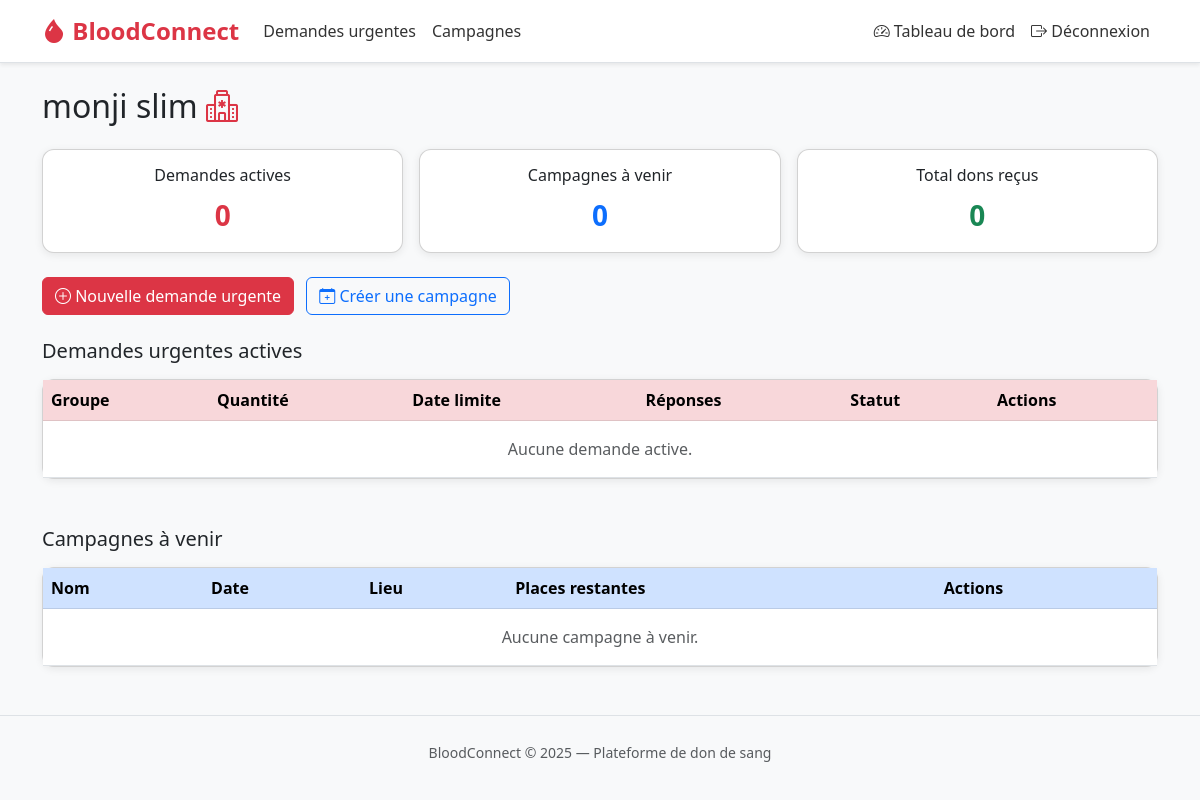
Before: /dashboard/hopital/ (signed in) with the older database file.
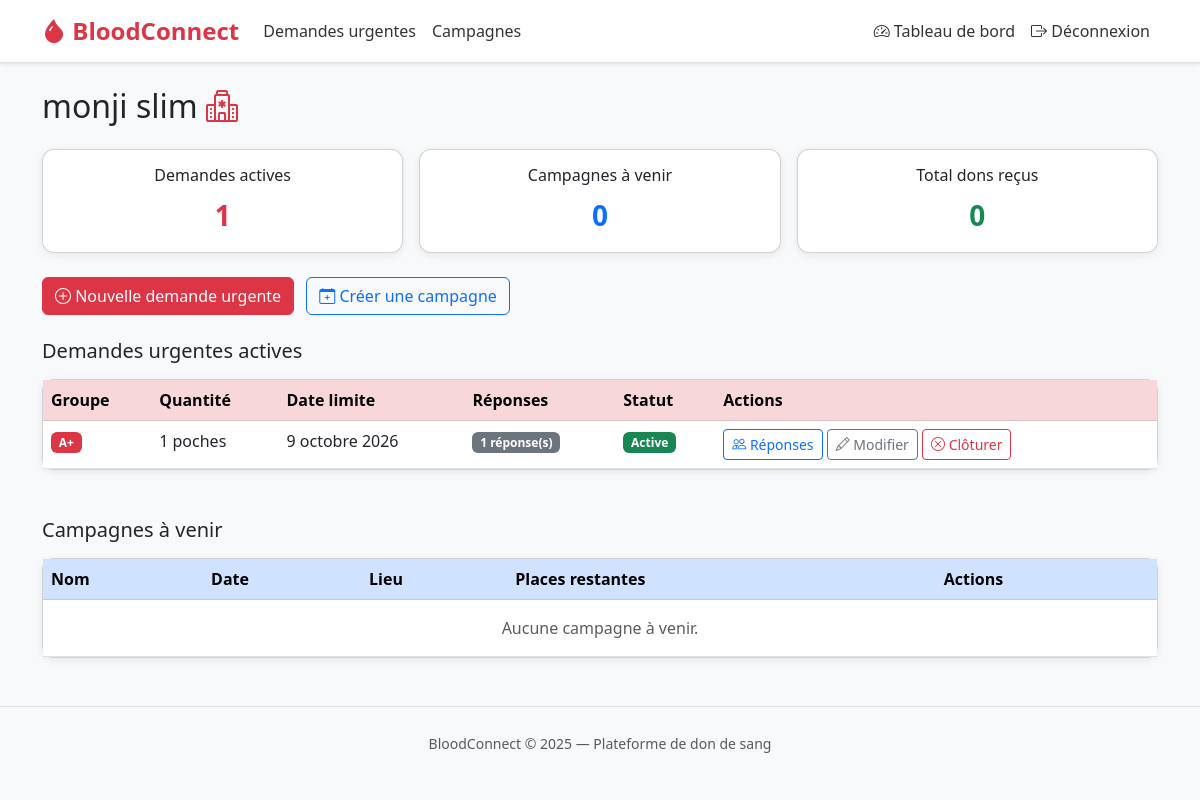
After: the same page with the newer database file.
### core/models.py (models this page shows, shortened)
class DemandeUrgente(models.Model):
    STATUT_CHOICES = [
        ('active', 'Active'),
        ('cloturee', 'Clôturée'),
        ('satisfaite', 'Satisfaite'),
    ]
    hopital = models.ForeignKey(Hopital, on_delete=models.CASCADE, related_name='demandes')
    groupe_sanguin = models.CharField(max_length=3, choices=BLOOD_GROUPS)
    quantite = models.PositiveIntegerField(help_text="Nombre de poches")
    delai = models.DateField(help_text="Date limite")
    description = models.TextField(blank=True)
    statut = models.CharField(max_length=20, choices=STATUT_CHOICES, default='active')
    date_creation = models.DateTimeField(auto_now_add=True)

### core/views/dashboard_views.py (the view)
# urls.py: path('hopital/', dashboard_views.dashboard_hopital, name='dashboard_hopital'),
@login_required
def dashboard_hopital(request):
    try:
        hopital = request.user.hopital
    except Hopital.DoesNotExist:
        return redirect('dashboard')
    if not hopital.valide:
        return render(request, 'dashboard/hopital_en_attente.html')
    demandes_actives = hopital.demandes.filter(statut='active').order_by('-date_creation')
    campagnes = hopital.campagnes.filter(date__gte=timezone.now().date()).order_by('date')
    total_dons = hopital.dons_recus.count()
    context = {
        'hopital': hopital,
        'demandes_actives': demandes_actives,
        'campagnes': campagnes,
        'total_dons': total_dons,
    }
    return render(request, 'dashboard/hopital.html', context)

### templates/dashboard/hopital.html (shortened to what this page needs)
{% extends 'base.html' %}
{% block content %}
<h2 class="mb-4">{{ hopital.nom }} <i class="bi bi-hospital text-danger"></i></h2>
<div class="row g-3 mb-4">
  <div class="col-md-4">
    <div class="card text-center p-3">
      <h6>Demandes actives</h6>
      <span class="fs-3 fw-bold text-danger">{{ demandes_actives.count }}</span>
    </div>
  </div>
  <div class="col-md-4">
    <div class="card text-center p-3">
      <h6>Campagnes à venir</h6>
      <span class="fs-3 fw-bold text-primary">{{ campagnes.count }}</span>
    </div>
  </div>
  <div class="col-md-4">
    <div class="card text-center p-3">
      <h6>Total dons reçus</h6>
      <span class="fs-3 fw-bold text-success">{{ total_dons }}</span>
    </div>
  </div>
</div>
<div class="mb-4">
  <a href="{% url 'creer_demande' %}" class="btn btn-danger me-2">
    <i class="bi bi-plus-circle"></i> Nouvelle demande urgente
  </a>
  <a href="{% url 'creer_campagne' %}" class="btn btn-outline-primary">
    <i class="bi bi-calendar-plus"></i> Créer une campagne
  </a>
</div>
<h5 class="mb-3">Demandes urgentes actives</h5>
<div class="card">
  <div class="card-body p-0">
    <table class="table table-hover mb-0">
      <thead class="table-danger">
        <tr>
          <th>Groupe</th>
          <th>Quantité</th>
          <th>Date limite</th>
          <th>Réponses</th>
          <th>Statut</th>
          <th>Actions</th>
        </tr>
      </thead>
      <tbody>
        {% for d in demandes_actives %}
          <tr>
            <td><span class="badge bg-danger">{{ d.groupe_sanguin }}</span></td>
            <td>{{ d.quantite }} poches</td>
            <td>{{ d.delai }}</td>
            <td>
              <span class="badge bg-secondary">{{ d.reponses.count }} réponse(s)</span>
            </td>
            <td><span class="badge bg-success">{{ d.get_statut_display }}</span></td>
            <td>
              <a href="{% url 'gerer_reponses' d.pk %}" class="btn btn-sm btn-outline-primary">
                <i class="bi bi-people"></i> Réponses
              </a>
              <a href="{% url 'modifier_demande' d.pk %}" class="btn btn-sm btn-outline-secondary">
                <i class="bi bi-pencil"></i> Modifier
              </a>
              <a href="{% url 'cloturer_demande' d.pk %}" class="btn btn-sm btn-outline-danger">
                <i class="bi bi-x-circle"></i> Clôturer
              </a>
            </td>
          </tr>
        {% empty %}
          <tr>
            <td colspan="6" class="text-center text-muted py-3">Aucune demande active.</td>
          </tr>
        {% endfor %}
      </tbody>
    </table>
  </div>
</div>
<h5 class="mb-3 mt-5">Campagnes à venir</h5>
<div class="card">
  <div class="card-body p-0">
    <table class="table table-hover mb-0">
      <thead class="table-primary">
        <tr>
          <th>Nom</th>
          <th>Date</th>
          <th>Lieu</th>
          <th>Places restantes</th>
          <th>Actions</th>
        </tr>
      </thead>
      <tbody>
        {% for c in campagnes %}
          <tr>
            <td>{{ c.nom }}</td>
            <td>{{ c.date }}</td>
            <td>{{ c.lieu }}</td>
            <td>{{ c.places_restantes }} / {{ c.capacite_totale }}</td>
            <td>
              <a href="{% url 'detail_campagne' c.pk %}" class="btn btn-sm btn-outline-primary">
                <i class="bi bi-eye"></i> Voir
              </a>
            </td>
          </tr>
        {% empty %}
          <tr>
            <td colspan="5" class="text-center text-muted py-3">Aucune campagne à venir.</td>
          </tr>
        {% endfor %}
      </tbody>
    </table>
  </div>
</div>
{% endblock %}

Changed rows visible on the page:
added DemandeUrgente: groupe_sanguin "A+", quantite "1", delai "9 octobre 2026", reponses.count "1", statut "Active"
Other visible differences:
{{ demandes_actives.count }}: "0" → "1"
text no longer shown: "Aucune demande active."
